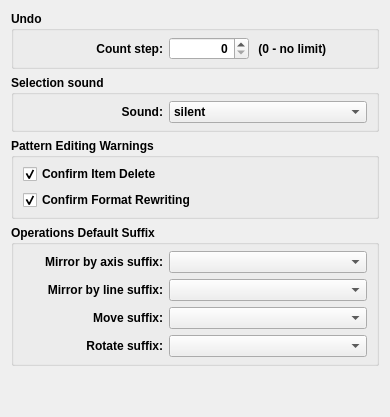
     <widget class="QWidget" name="editing_Tab">
      <attribute name="title">
       <string>Editing</string>
      </attribute>
      <layout class="QVBoxLayout" name="verticalLayout_9">
       <item>
        <widget class="QGroupBox" name="undo_GroupBox">
         <property name="minimumSize">
          <size>
           <width>0</width>
           <height>0</height>
          </size>
         </property>
         <property name="maximumSize">
          <size>
           <width>16777215</width>
           <height>16777215</height>
          </size>
         </property>
         <property name="font">
          <font>
           <pointsize>9</pointsize>
           <bold>true</bold>
          </font>
         </property>
         <property name="title">
          <string>Undo</string>
         </property>
         <layout class="QVBoxLayout" name="verticalLayout_3">
          <property name="topMargin">
           <number>6</number>
          </property>
          <property name="bottomMargin">
           <number>6</number>
          </property>
          <item>
           <layout class="QHBoxLayout" name="undo_HorizontalLayout">
            <item>
             <widget class="QLabel" name="undoCount_Label">
              <property name="minimumSize">
               <size>
                <width>140</width>
                <height>0</height>
               </size>
              </property>
              <property name="maximumSize">
               <size>
                <width>16777215</width>
                <height>16777215</height>
               </size>
              </property>
              <property name="font">
               <font>
                <pointsize>9</pointsize>
                <bold>true</bold>
               </font>
              </property>
              <property name="text">
               <string>Count step:</string>
              </property>
              <property name="alignment">
               <set>Qt::AlignRight|Qt::AlignTrailing|Qt::AlignVCenter</set>
              </property>
             </widget>
            </item>
            <item>
             <widget class="QSpinBox" name="undoCount_SpinBox">
              <property name="minimumSize">
               <size>
                <width>80</width>
                <height>0</height>
               </size>
              </property>
              <property name="font">
               <font>
                <pointsize>9</pointsize>
                <bold>true</bold>
               </font>
              </property>
              <property name="styleSheet">
               <string notr="true"/>
              </property>
              <property name="alignment">
               <set>Qt::AlignRight|Qt::AlignTrailing|Qt::AlignVCenter</set>
              </property>
             </widget>
            </item>
            <item>
             <widget class="QLabel" name="limit_Label">
              <property name="font">
               <font>
                <pointsize>9</pointsize>
                <bold>true</bold>
               </font>
              </property>
              <property name="text">
               <string> (0 - no limit)</string>
              </property>
             </widget>
            </item>
            <item>
             <spacer name="horizontalSpacer_5">
              <property name="orientation">
               <enum>Qt::Horizontal</enum>
              </property>
              <property name="sizeHint" stdset="0">
               <size>
                <width>40</width>
                <height>20</height>
               </size>
              </property>
             </spacer>
            </item>
           </layout>
          </item>
         </layout>
        </widget>
       </item>
       <item>
        <widget class="QGroupBox" name="selectionSound_GroupBox">
         <property name="minimumSize">
          <size>
           <width>0</width>
           <height>0</height>
          </size>
         </property>
         <property name="font">
          <font>
           <pointsize>9</pointsize>
           <bold>true</bold>
          </font>
         </property>
         <property name="title">
          <string>Selection sound</string>
         </property>
         <layout class="QVBoxLayout" name="verticalLayout_11">
          <property name="topMargin">
           <number>6</number>
          </property>
          <property name="bottomMargin">
           <number>6</number>
          </property>
          <item>
           <layout class="QHBoxLayout" name="sound_HorizontalLayout">
            <item>
             <widget class="QLabel" name="selectionSound__Label">
              <property name="minimumSize">
               <size>
                <width>140</width>
                <height>0</height>
               </size>
              </property>
              <property name="font">
               <font>
                <pointsize>9</pointsize>
                <bold>true</bold>
               </font>
              </property>
              <property name="text">
               <string>Sound:</string>
              </property>
              <property name="alignment">
               <set>Qt::AlignRight|Qt::AlignTrailing|Qt::AlignVCenter</set>
              </property>
             </widget>
            </item>
            <item>
             <widget class="QComboBox" name="selectionSound_ComboBox">
              <property name="sizePolicy">
               <sizepolicy hsizetype="Expanding" vsizetype="Fixed">
                <horstretch>0</horstretch>
                <verstretch>0</verstretch>
               </sizepolicy>
              </property>
              <property name="minimumSize">
               <size>
                <width>0</width>
                <height>0</height>
               </size>
              </property>
              <property name="font">
               <font>
                <pointsize>9</pointsize>
                <bold>true</bold>
               </font>
              </property>
              <property name="locale">
               <locale language="English" country="UnitedStates"/>
              </property>
              <property name="currentText">
               <string notr="true">silent</string>
              </property>
              <property name="placeholderText">
               <string notr="true"/>
              </property>
              <item>
               <property name="text">
                <string notr="true">silent</string>
               </property>
              </item>
              <item>
               <property name="text">
                <string notr="true">button_click</string>
               </property>
              </item>
              <item>
               <property name="text">
                <string notr="true">mouse1_click</string>
               </property>
              </item>
              <item>
               <property name="text">
                <string notr="true">mouse2_click</string>
               </property>
              </item>
              <item>
               <property name="text">
                <string notr="true">mouse3_click</string>
               </property>
              </item>
              <item>
               <property name="text">
                <string notr="true">camera_click</string>
               </property>
              </item>
              <item>
               <property name="text">
                <string notr="true">camera_buzz</string>
               </property>
              </item>
              <item>
               <property name="text">
                <string notr="true">clock_click</string>
               </property>
              </item>
              <item>
               <property name="text">
                <string notr="true">clock_beep</string>
               </property>
              </item>
              <item>
               <property name="text">
                <string notr="true">microwave_beep</string>
               </property>
              </item>
              <item>
               <property name="text">
                <string notr="true">coffeemaker_click</string>
               </property>
              </item>
              <item>
               <property name="text">
                <string notr="true">coffeemaker2_click</string>
               </property>
              </item>
              <item>
               <property name="text">
                <string notr="true">inspirstar_click</string>
               </property>
              </item>
              <item>
               <property name="text">
                <string notr="true">phone2_click</string>
               </property>
              </item>
              <item>
               <property name="text">
                <string notr="true">phone1_click</string>
               </property>
              </item>
              <item>
               <property name="text">
                <string notr="true">scissors_click</string>
               </property>
              </item>
              <item>
               <property name="text">
                <string notr="true">wallswitch_click</string>
               </property>
              </item>
              <item>
               <property name="text">
                <string notr="true">buzz_click</string>
               </property>
              </item>
             </widget>
            </item>
           </layout>
          </item>
         </layout>
        </widget>
       </item>
       <item>
        <widget class="QGroupBox" name="patternEditing_GroupBox">
         <property name="minimumSize">
          <size>
           <width>0</width>
           <height>0</height>
          </size>
         </property>
         <property name="maximumSize">
          <size>
           <width>16777215</width>
           <height>16777215</height>
          </size>
         </property>
         <property name="font">
          <font>
           <pointsize>9</pointsize>
           <bold>true</bold>
          </font>
         </property>
         <property name="title">
          <string>Pattern Editing Warnings</string>
         </property>
         <layout class="QVBoxLayout" name="verticalLayout_7">
          <property name="topMargin">
           <number>6</number>
          </property>
          <property name="bottomMargin">
           <number>6</number>
          </property>
          <item>
           <layout class="QVBoxLayout" name="verticalLayout_8">
            <item>
             <widget class="QCheckBox" name="confirmItemDelete_CheckBox">
              <property name="font">
               <font>
                <pointsize>9</pointsize>
                <bold>true</bold>
               </font>
              </property>
              <property name="text">
               <string>Confirm Item Delete</string>
              </property>
              <property name="checked">
               <bool>true</bool>
              </property>
             </widget>
            </item>
            <item>
             <widget class="QCheckBox" name="confirmFormatRewriting_CheckBox">
              <property name="font">
               <font>
                <pointsize>9</pointsize>
                <bold>true</bold>
               </font>
              </property>
              <property name="text">
               <string>Confirm Format Rewriting</string>
              </property>
              <property name="checked">
               <bool>true</bool>
              </property>
             </widget>
            </item>
           </layout>
          </item>
         </layout>
        </widget>
       </item>
       <item>
        <widget class="QGroupBox" name="suffix_GroupBox">
         <property name="minimumSize">
          <size>
           <width>0</width>
           <height>0</height>
          </size>
         </property>
         <property name="maximumSize">
          <size>
           <width>16777215</width>
           <height>16777215</height>
          </size>
         </property>
         <property name="font">
          <font>
           <pointsize>9</pointsize>
           <bold>true</bold>
          </font>
         </property>
         <property name="title">
          <string>Operations Default Suffix</string>
         </property>
         <layout class="QVBoxLayout" name="verticalLayout_2">
          <property name="topMargin">
           <number>6</number>
          </property>
          <property name="bottomMargin">
           <number>6</number>
          </property>
          <item>
           <layout class="QHBoxLayout" name="mirrorByAxisSuffix_HorizontalLayout">
            <item>
             <widget class="QLabel" name="mirrorByAxisSuffix_Label">
              <property name="minimumSize">
               <size>
                <width>140</width>
                <height>0</height>
               </size>
              </property>
              <property name="font">
               <font>
                <pointsize>9</pointsize>
                <bold>true</bold>
               </font>
              </property>
              <property name="text">
               <string>Mirror by axis suffix:</string>
              </property>
              <property name="alignment">
               <set>Qt::AlignRight|Qt::AlignTrailing|Qt::AlignVCenter</set>
              </property>
             </widget>
            </item>
            <item>
             <widget class="QComboBox" name="mirrorByAxisSuffix_ComboBox">
              <property name="sizePolicy">
               <sizepolicy hsizetype="Expanding" vsizetype="Fixed">
                <horstretch>0</horstretch>
                <verstretch>0</verstretch>
               </sizepolicy>
              </property>
              <property name="minimumSize">
               <size>
                <width>0</width>
                <height>0</height>
               </size>
              </property>
              <property name="font">
               <font>
                <pointsize>9</pointsize>
                <bold>true</bold>
               </font>
              </property>
             </widget>
            </item>
           </layout>
          </item>
          <item>
           <layout class="QHBoxLayout" name="mirrorByLineSuffix_HorizontalLayout">
            <item>
             <widget class="QLabel" name="mirrorByLineSuffix_Label">
              <property name="minimumSize">
               <size>
                <width>140</width>
                <height>0</height>
               </size>
              </property>
              <property name="font">
               <font>
                <pointsize>9</pointsize>
                <bold>true</bold>
               </font>
              </property>
              <property name="text">
               <string>Mirror by line suffix:</string>
              </property>
              <property name="alignment">
               <set>Qt::AlignRight|Qt::AlignTrailing|Qt::AlignVCenter</set>
              </property>
             </widget>
            </item>
            <item>
             <widget class="QComboBox" name="mirrorByLineSuffix_ComboBox">
              <property name="sizePolicy">
               <sizepolicy hsizetype="Expanding" vsizetype="Fixed">
                <horstretch>0</horstretch>
                <verstretch>0</verstretch>
               </sizepolicy>
              </property>
              <property name="minimumSize">
               <size>
                <width>0</width>
                <height>0</height>
               </size>
              </property>
              <property name="font">
               <font>
                <pointsize>9</pointsize>
                <bold>true</bold>
               </font>
              </property>
             </widget>
            </item>
           </layout>
          </item>
          <item>
           <layout class="QHBoxLayout" name="moveSuffix_HorizontalLayout">
            <item>
             <widget class="QLabel" name="moveSuffix_Label">
              <property name="minimumSize">
               <size>
                <width>140</width>
                <height>0</height>
               </size>
              </property>
              <property name="font">
               <font>
                <pointsize>9</pointsize>
                <bold>true</bold>
               </font>
              </property>
              <property name="text">
               <string>Move suffix:</string>
              </property>
              <property name="alignment">
               <set>Qt::AlignRight|Qt::AlignTrailing|Qt::AlignVCenter</set>
              </property>
             </widget>
            </item>
            <item>
             <widget class="QComboBox" name="moveSuffix_ComboBox">
              <property name="sizePolicy">
               <sizepolicy hsizetype="Expanding" vsizetype="Fixed">
                <horstretch>0</horstretch>
                <verstretch>0</verstretch>
               </sizepolicy>
              </property>
              <property name="minimumSize">
               <size>
                <width>0</width>
                <height>0</height>
               </size>
              </property>
              <property name="font">
               <font>
                <pointsize>9</pointsize>
                <bold>true</bold>
               </font>
              </property>
             </widget>
            </item>
           </layout>
          </item>
          <item>
           <layout class="QHBoxLayout" name="rotateSuffix_HorizontalLayout">
            <item>
             <widget class="QLabel" name="rotateSuffix_Label">
              <property name="minimumSize">
               <size>
                <width>140</width>
                <height>0</height>
               </size>
              </property>
              <property name="font">
               <font>
                <pointsize>9</pointsize>
                <bold>true</bold>
               </font>
              </property>
              <property name="text">
               <string>Rotate suffix:</string>
              </property>
              <property name="alignment">
               <set>Qt::AlignRight|Qt::AlignTrailing|Qt::AlignVCenter</set>
              </property>
             </widget>
            </item>
            <item>
             <widget class="QComboBox" name="rotateSuffix_ComboBox">
              <property name="sizePolicy">
               <sizepolicy hsizetype="Expanding" vsizetype="Fixed">
                <horstretch>0</horstretch>
                <verstretch>0</verstretch>
               </sizepolicy>
              </property>
              <property name="minimumSize">
               <size>
                <width>0</width>
                <height>0</height>
               </size>
              </property>
              <property name="font">
               <font>
                <pointsize>9</pointsize>
                <bold>true</bold>
               </font>
              </property>
             </widget>
            </item>
           </layout>
          </item>
         </layout>
        </widget>
       </item>
       <item>
        <spacer name="verticalSpacer_3">
         <property name="orientation">
          <enum>Qt::Vertical</enum>
         </property>
         <property name="sizeHint" stdset="0">
          <size>
           <width>20</width>
           <height>40</height>
          </size>
         </property>
        </spacer>
       </item>
      </layout>
     </widget>
